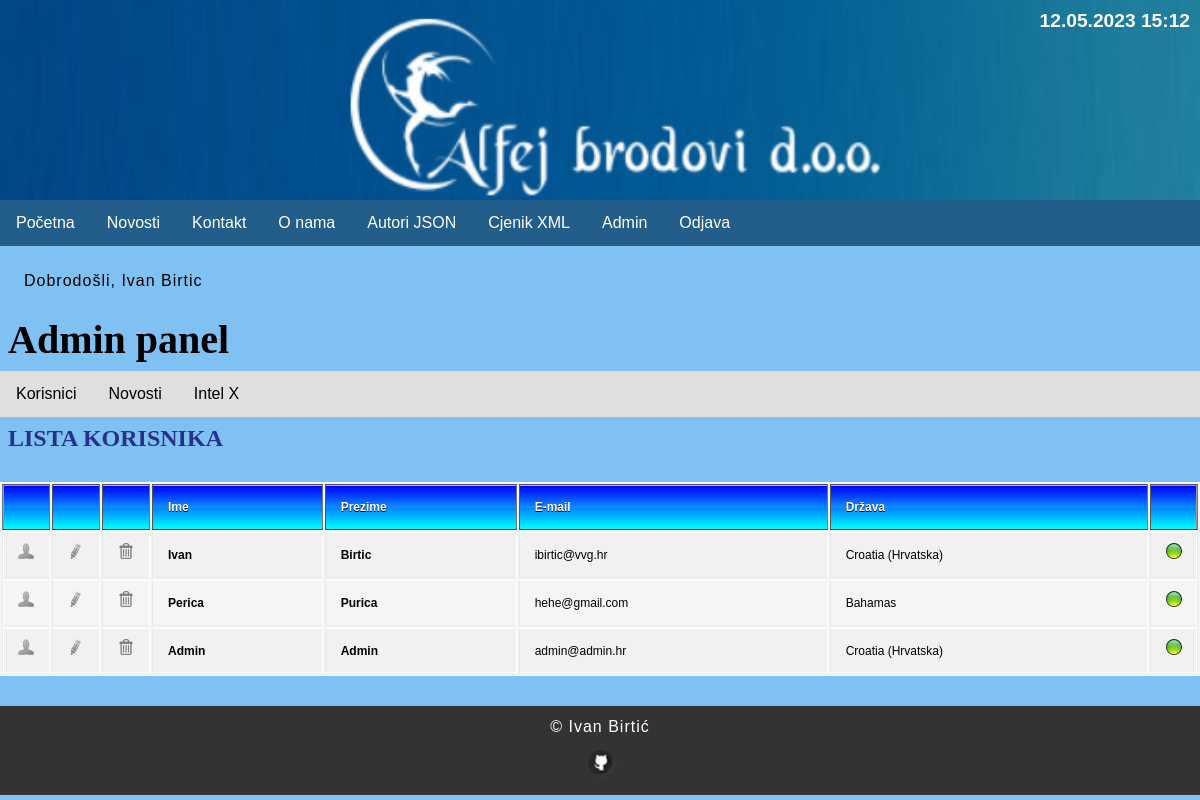
The page /index.php?menu=7 (signed in) on the database its author committed.
### tables this page shows
CREATE TABLE `users` (
  `id` int(11) NOT NULL,
  `firstname` varchar(255) NOT NULL,
  `lastname` varchar(255) NOT NULL,
  `email` varchar(255) NOT NULL,
  `username` varchar(255) NOT NULL,
  `password` varchar(255) NOT NULL,
  `country` char(2) NOT NULL,
  `date` timestamp NOT NULL DEFAULT current_timestamp() ON UPDATE current_timestamp(),
  `archive` enum('Y','N') NOT NULL DEFAULT 'Y'
);

CREATE TABLE `countries` (
  `id` int(11) NOT NULL,
  `country_code` varchar(2) NOT NULL DEFAULT '',
  `country_name` varchar(100) NOT NULL DEFAULT ''
);

### admin/users.php (the view, shortened to what this page needs)
<?php
	if (isset($_GET['id']) && $_GET['id'] != '') {
		$query  = "SELECT * FROM users";
		$query .= " WHERE id=".$_GET['id'];
		$result = @mysqli_query($MySQL, $query);
		$row = @mysqli_fetch_array($result);
		print '
		<h2>Korisnički profil</h2>
		<p><b>Ime:</b> ' . $row['firstname'] . '</p>
		<p><b>Prezime:</b> ' . $row['lastname'] . '</p>
		<p><b>Korisničko ime:</b> ' . $row['username'] . '</p>';
		$_query  = "SELECT * FROM countries";
		$_query .= " WHERE country_code='" . $row['country'] . "'";
		$_result = @mysqli_query($MySQL, $_query);
		$_row = @mysqli_fetch_array($_result);
		print '
		<p><b>Zemlja:</b> ' .$_row['country_name'] . '</p>
		<p><b>Datum:</b> ' . pickerDateToMysql($row['date']) . '</p>
		<p><a href="index.php?menu='.$menu.'&amp;action='.$action.'">↶ Natrag</a></p>';
	}
	else {
		print '
		<h2>LISTA KORISNIKA</h2>
		<div id="users">
			<table>
				<thead>
					<tr>
						<th width="16"></th>
						<th width="16"></th>
						<th width="16"></th>
						<th>Ime</th>
						<th>Prezime</th>
						<th>E-mail</th>
						<th>Država</th>
						<th width="16"></th>
					</tr>
				</thead>
				<tbody>';
				$query  = "SELECT * FROM users";
				$result = @mysqli_query($MySQL, $query);
				while($row = @mysqli_fetch_array($result)) {
					print '
					<tr>
						<td><a href="index.php?menu='.$menu.'&amp;action='.$action.'&amp;id=' .$row['id']. '"><img src="img/user.png" alt="user"></a></td>
						<td>';
								print '<a href="index.php?menu='.$menu.'&amp;action='.$action.'&amp;edit=' .$row['id']. '"><img src="img/edit.png" alt="edit"></a></td>';
						print '
						<td>';
								print '<a href="index.php?menu='.$menu.'&amp;action='.$action.'&amp;delete=' .$row['id']. '"><img src="img/delete.png" alt="delete"></a>';
						print '
						</td>
						<td><strong>' . $row['firstname'] . '</strong></td>
						<td><strong>' . $row['lastname'] . '</strong></td>
						<td>' . $row['email'] . '</td>
						<td>';
							$_query  = "SELECT * FROM countries";
							$_query .= " WHERE country_code='" . $row['country'] . "'";
							$_result = @mysqli_query($MySQL, $_query);
							$_row = @mysqli_fetch_array($_result, MYSQLI_ASSOC);
							print $_row['country_name'] . '
						</td>
						<td>';
							if ($row['archive'] == 'Y') { print '<img src="img/inactive.png" alt="" title="" />'; }
                            else if ($row['archive'] == 'N') { print '<img src="img/active.png" alt="" title="" />'; }
						print '
						</td>
					</tr>';
				}
			print '
				</tbody>
			</table>
		</div>';
	}
?>

### style.css (style rules this page uses)
body, html { font-family: 'futura', 'helvetica', sans-serif; margin: 0; font-size: 16px; background-color: #80c1f3; }
h1,h2 { margin: 8px; font-size: 40px; font-family: Times-new-roman; }
h2 { font-size: 24px; color: #27318b; }
main a { color: #27318b; text-decoration: none; }
p { margin: 24px; line-height: 22.4px; letter-spacing: 1px; }
img { width: 100%; }
table { background: #f5f5f5; border-collapse: separate; box-shadow: inset 0 1px 0 #fff; font-size: 12px; line-height: 24px; margin: 30px auto; text-align: left; width: 100%; }
th { background: url(http://jackrugile.com/images/misc/noise-diagonal.png), linear-gradient(#0000FF, #00FFFF); border-left: 1px solid #555; border-right: 1px solid #777; border-top: 1px solid #555; border-bottom: 1px solid #333; box-shadow: inset 0 1px 0 #00FFFF; color: #fff; font-weight: bold; padding: 10px 15px; position: relative; text-shadow: 0 1px 0 #000; }
th:after { background: linear-gradient(rgba(255,255,255,0), rgba(255,255,255,.08)); content: ''; display: block; height: 25%; left: 0; margin: 1px 0 0 0; position: absolute; top: 25%; width: 100%; }
th:first-child { border-left: 1px solid #777; box-shadow: inset 1px 1px 0 #999; }
th:last-child { box-shadow: inset -1px 1px 0 #999; }
td { border-right: 1px solid #fff; border-left: 1px solid #e8e8e8; border-top: 1px solid #fff; border-bottom: 1px solid #e8e8e8; padding: 10px 15px; position: relative; transition: all 300ms; }
td:first-child { box-shadow: inset 1px 0 0 #fff; }
td:last-child { border-right: 1px solid #e8e8e8; box-shadow: inset -1px 0 0 #fff; }
tr { background: url(http://jackrugile.com/images/misc/noise-diagonal.png); }
tr:nth-child(odd) td { background: #f1f1f1 url(http://jackrugile.com/images/misc/noise-diagonal.png); }
tr:last-of-type td { box-shadow: inset 0 -1px 0 #fff; }
tr:last-of-type td:first-child { box-shadow: inset 1px -1px 0 #fff; }
tr:last-of-type td:last-child { box-shadow: inset -1px -1px 0 #fff; }

### rows shown on the page
users: firstname "Ivan", lastname "Birtic", email "ibirtic@vvg.hr", countries.country_name "Croatia (Hrvatska)"
users: firstname "Perica", lastname "Purica", email "hehe@gmail.com", countries.country_name "Bahamas"
users: firstname "Admin", lastname "Admin", email "admin@admin.hr", countries.country_name "Croatia (Hrvatska)"

### other values the page prints
$_SESSION['message'] "Dobrodošli, Ivan Birtic"
